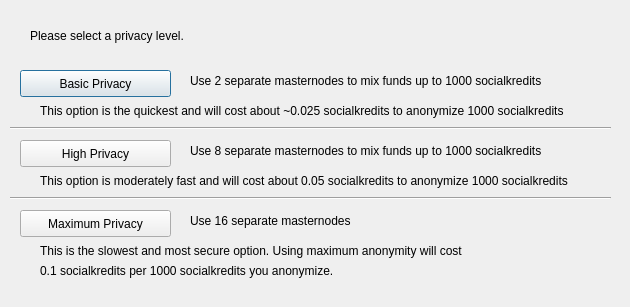
<?xml version="1.0" encoding="UTF-8"?>
<ui version="4.0">
 <class>DarksendConfig</class>
 <widget class="QDialog" name="DarksendConfig">
  <property name="geometry">
   <rect>
    <x>0</x>
    <y>0</y>
    <width>630</width>
    <height>307</height>
   </rect>
  </property>
  <property name="windowTitle">
   <string>Configure PrivateSend</string>
  </property>
  <widget class="QPushButton" name="buttonBasic">
   <property name="geometry">
    <rect>
     <x>20</x>
     <y>70</y>
     <width>151</width>
     <height>27</height>
    </rect>
   </property>
   <property name="text">
    <string>Basic Privacy</string>
   </property>
  </widget>
  <widget class="QPushButton" name="buttonHigh">
   <property name="geometry">
    <rect>
     <x>20</x>
     <y>140</y>
     <width>151</width>
     <height>27</height>
    </rect>
   </property>
   <property name="text">
    <string>High Privacy</string>
   </property>
  </widget>
  <widget class="QPushButton" name="buttonMax">
   <property name="geometry">
    <rect>
     <x>20</x>
     <y>210</y>
     <width>151</width>
     <height>27</height>
    </rect>
   </property>
   <property name="text">
    <string>Maximum Privacy</string>
   </property>
  </widget>
  <widget class="QLabel" name="label">
   <property name="geometry">
    <rect>
     <x>30</x>
     <y>20</y>
     <width>571</width>
     <height>31</height>
    </rect>
   </property>
   <property name="text">
    <string>Please select a privacy level.</string>
   </property>
  </widget>
  <widget class="QLabel" name="label_2">
   <property name="geometry">
    <rect>
     <x>190</x>
     <y>70</y>
     <width>421</width>
     <height>21</height>
    </rect>
   </property>
   <property name="text">
    <string>Use 2 separate masternodes to mix funds up to 1000 socialkredits</string>
   </property>
  </widget>
  <widget class="QLabel" name="label_3">
   <property name="geometry">
    <rect>
     <x>190</x>
     <y>140</y>
     <width>411</width>
     <height>21</height>
    </rect>
   </property>
   <property name="text">
    <string>Use 8 separate masternodes to mix funds up to 1000 socialkredits</string>
   </property>
  </widget>
  <widget class="QLabel" name="label_4">
   <property name="geometry">
    <rect>
     <x>190</x>
     <y>210</y>
     <width>421</width>
     <height>21</height>
    </rect>
   </property>
   <property name="text">
    <string>Use 16 separate masternodes</string>
   </property>
  </widget>
  <widget class="QLabel" name="label_6">
   <property name="geometry">
    <rect>
     <x>40</x>
     <y>100</y>
     <width>561</width>
     <height>21</height>
    </rect>
   </property>
   <property name="text">
    <string>This option is the quickest and will cost about ~0.025 socialkredits to anonymize 1000 socialkredits</string>
   </property>
  </widget>
  <widget class="QLabel" name="label_7">
   <property name="geometry">
    <rect>
     <x>40</x>
     <y>170</y>
     <width>561</width>
     <height>21</height>
    </rect>
   </property>
   <property name="text">
    <string>This option is moderately fast and will cost about 0.05 socialkredits to anonymize 1000 socialkredits</string>
   </property>
  </widget>
  <widget class="QLabel" name="label_8">
   <property name="geometry">
    <rect>
     <x>40</x>
     <y>240</y>
     <width>561</width>
     <height>21</height>
    </rect>
   </property>
   <property name="text">
    <string>This is the slowest and most secure option. Using maximum anonymity will cost</string>
   </property>
  </widget>
  <widget class="QLabel" name="label_9">
   <property name="geometry">
    <rect>
     <x>40</x>
     <y>260</y>
     <width>561</width>
     <height>21</height>
    </rect>
   </property>
   <property name="text">
    <string>0.1 socialkredits per 1000 socialkredits you anonymize.</string>
   </property>
  </widget>
  <widget class="Line" name="line">
   <property name="geometry">
    <rect>
     <x>10</x>
     <y>120</y>
     <width>601</width>
     <height>16</height>
    </rect>
   </property>
   <property name="orientation">
    <enum>Qt::Horizontal</enum>
   </property>
  </widget>
  <widget class="Line" name="line_2">
   <property name="geometry">
    <rect>
     <x>10</x>
     <y>190</y>
     <width>601</width>
     <height>16</height>
    </rect>
   </property>
   <property name="orientation">
    <enum>Qt::Horizontal</enum>
   </property>
  </widget>
 </widget>
 <resources/>
 <connections/>
</ui>
